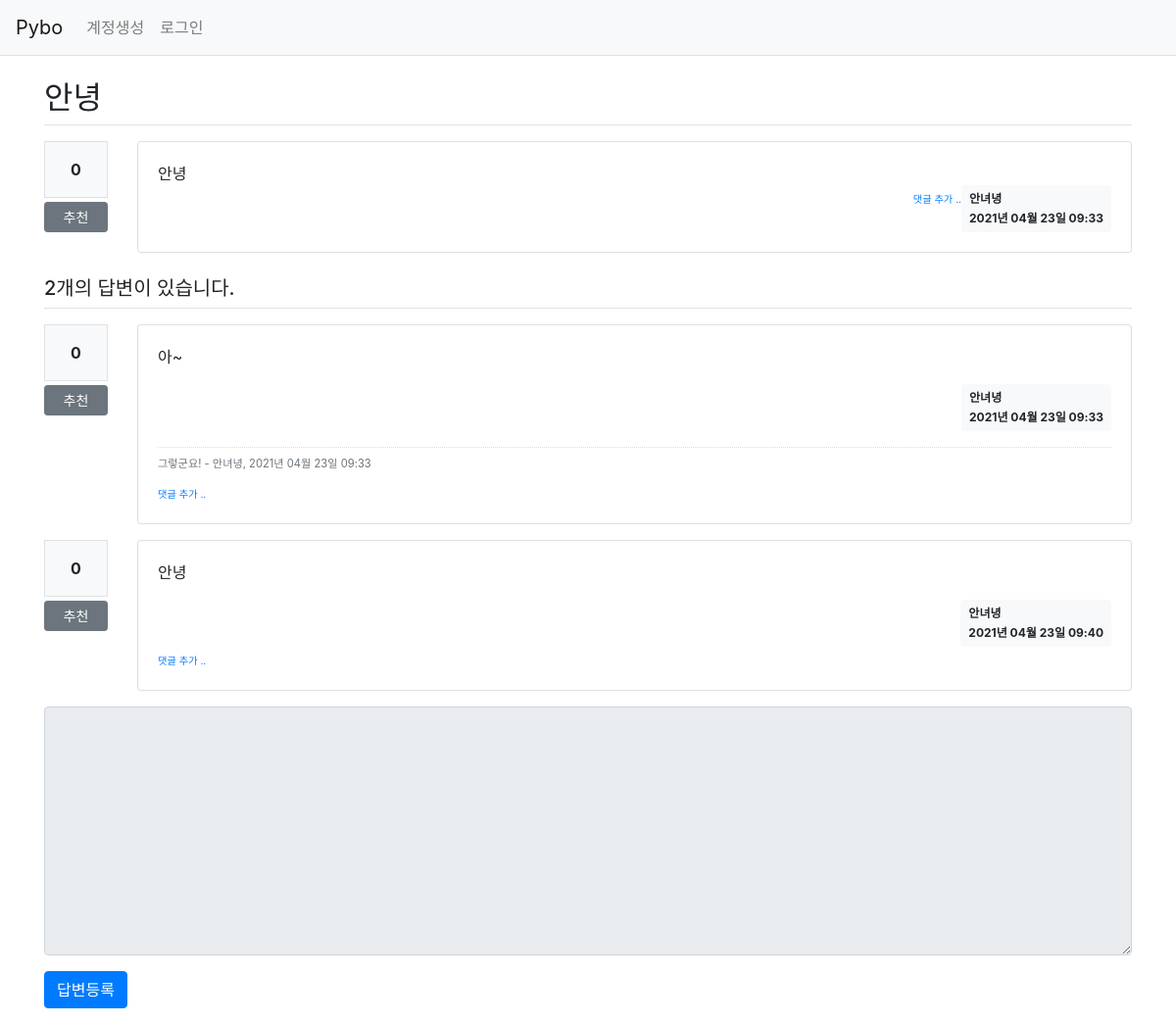
/question/detail/302/, run on the app's committed database.
### pybo/models.py (models this page shows)
class Question(db.Model):
    id = db.Column(db.Integer, primary_key=True)
    subject = db.Column(db.String(200), nullable=False)
    content = db.Column(db.Text(), nullable=False)
    create_date = db.Column(db.DateTime(), nullable=False)
    user_id = db.Column(db.Integer, db.ForeignKey('user.id', ondelete='CASCADE'), nullable=False)
    user = db.relationship('User', backref=db.backref('question_set'))
    modify_date = db.Column(db.DateTime(), nullable=True) # 수정 날짜 확인
    voter = db.relationship('User', secondary=question_voter, backref=db.backref('question_voter_set'))

class User(db.Model):
    id = db.Column(db.Integer, primary_key=True)
    username = db.Column(db.String(150), unique=True, nullable=False)
    password = db.Column(db.String(200), nullable=False)
    email = db.Column(db.String(120), unique=True, nullable=False)

class Answer(db.Model):
    id = db.Column(db.Integer, primary_key=True)
    question_id = db.Column(db.Integer, db.ForeignKey('question.id', ondelete='CASCADE'))
    question = db.relationship('Question', backref=db.backref('answer_set'))
    content = db.Column(db.Text(), nullable=False)
    create_date = db.Column(db.DateTime(), nullable=False)
    user_id = db.Column(db.Integer, db.ForeignKey('user.id', ondelete='CASCADE'), nullable=False)
    user = db.relationship('User', backref=db.backref('answer_set'))
    modify_date = db.Column(db.DateTime(), nullable=True) # 수정 날짜 확인
    voter = db.relationship('User', secondary=answer_voter, backref=db.backref('answer_voter_set'))

class Comment(db.Model):
    id = db.Column(db.Integer, primary_key=True)
    user_id = db.Column(db.Integer, db.ForeignKey('user.id', ondelete='CASCADE'), nullable=False)
    user = db.relationship('User', backref=db.backref('comment_set'))
    content = db.Column(db.Text(), nullable=False)
    create_date = db.Column(db.DateTime(), nullable=False)
    modify_date = db.Column(db.DateTime())
    question_id = db.Column(db.Integer, db.ForeignKey('question.id', ondelete='CASCADE'), nullable=True)
    question = db.relationship('Question', backref=db.backref('comment_set'))
    answer_id = db.Column(db.Integer, db.ForeignKey('answer.id', ondelete='CASCADE'), nullable=True)
    answer = db.relationship('Answer', backref=db.backref('comment_set'))

### pybo/views/question_views.py (the view)
@bp.route('/detail/<int:question_id>/')
def detail(question_id):
    form = AnswerForm()
    question = Question.query.get_or_404(question_id)
    return render_template('question/question_detail.html', question=question, form=form)

### pybo/forms.py
class AnswerForm(FlaskForm):
    content = TextAreaField('내용', validators=[DataRequired('내용은 필수입력 항목입니다.')])

### pybo/filter.py (called while the page is built)
def format_datetime(value, fmt='%Y년 %m월 %d일 %H:%M'):
    return value.strftime(fmt)

### pybo/views/auth_views.py (called while the page is built)
@bp.before_app_request
def load_logged_in_user():
    user_id = session.get('user_id')
    if user_id is None:
        g.user = None
    else:
        g.user = User.query.get(user_id)

### pybo/templates/question/question_detail.html (shortened to what this page needs)
{% extends 'base.html' %}
{% block content %}
<div class="container my-3">
    <h2 class="border-bottom py-2">{{ question.subject }}</h2>
    <div class="row my-3">
        <div class="col-1">
            <div class="bg-light text-center p-3 border font-weight-bolder mb-1">{{ question.voter|length }}</div>
            <a href="#" data-uri="{{ url_for('vote.question', question_id=question.id) }}"
               class="recommend btn btn-sm btn-secondary btn-block my-1">추천</a>
        </div>
        <div class="col-11">
            <div class="card">
                <div class="card-body">
                    <div class="card-text" style="white-space: pre-line;">{{ question.content }}</div>
                    <div class="d-flex justify-content-end">
                        <div>
                            <a href="{{ url_for('comment.create_question', question_id=question.id) }}"
                                class="small"><small>댓글 추가 ..</small></a>
                        </div>
                        <div class="badge badge-light p-2 text-left">
                            <div class="mb-2">{{ question.user.username }}</div>
                            <div>{{ question.create_date|datetime }}</div>
                        </div>
                    </div>
                </div>
            </div>
        </div>
    </div>
    <h5 class="border-bottom my-3 py-2">{{ question.answer_set|length }}개의 답변이 있습니다.</h5>
    {% for answer in question.answer_set %}
    <div class="row my-3">
        <div class="col-1">
            <div class="bg-light text-center p-3 border font-weight-bolder mb-1">{{ answer.voter|length }}</div>
            <a href="#" data-uri="{{ url_for('vote.answer', answer_id=answer.id) }}"
                class="recommend btn btn-sm btn-secondary btn-block my-1">추천</a>
        </div>
        <div class="col-11">
            <div class="card">
                <div class="card-body">
                    <div class="card-text">{{ answer.content|markdown }}</div>
                    <div class="d-flex justify-content-end">
                        <div class="badge badge-light p-2 text-left">
                            <div class="mb-2">{{ answer.user.username }}</div>
                            <div>{{ answer.create_date|datetime }}</div>
                        </div>
                    </div>
                    {% if answer.comment_set|length > 0 %}
                    <div class="mt-3">
                    {% for comment in answer.comment_set %}
                        <div class="comment py-2 text-muted">
                            <span style="white-space: pre-line;">{{ comment.content }}</span>
                            <span>
                                - {{ comment.user.username }}, {{ comment.create_date|datetime }}
                            </span>
                        </div>
                    {% endfor %}
                    </div>
                    {% endif %}
                    <div>
                        <a href="{{ url_for('comment.create_answer', answer_id=answer.id) }}"
                            class="small"><small>댓글 추가 ..</small></a>
                    </div>
                </div>
            </div>
        </div>
    </div>
    {% endfor %}
    <form action="{{ url_for('answer.create', question_id=question.id) }}" method="post" class="my-3">
        <div class="form-group">
            <textarea {% if not g.user %}disabled{% endif %}
                    name="content" id="content" class="form-control" rows="10"></textarea>
        </div>
        <input type="submit" value="답변등록" class="btn btn-primary">
    </form>
</div>
{% endblock %}

### pybo/static/style.css (style rules this page uses)
.comment { border-top:dotted 1px #ddd; font-size:0.7em; }

### data on the page
Question: subject "안녕", content "안녕", create_date "2021년 04월 23일 09:33"
User: user.username "안녀녕"
Answer: voter|length "0", content "아~", user.username "안녀녕", create_date "2021년 04월 23일 09:33"
Comment: content "그렇군요!", user.username "안녀녕", create_date "2021년 04월 23일 09:33"
Answer: voter|length "0", content "안녕", user.username "안녀녕", create_date "2021년 04월 23일 09:40"

### other printed values
{{ question.voter|length }} "0"
{{ question.answer_set|length }} "2"
